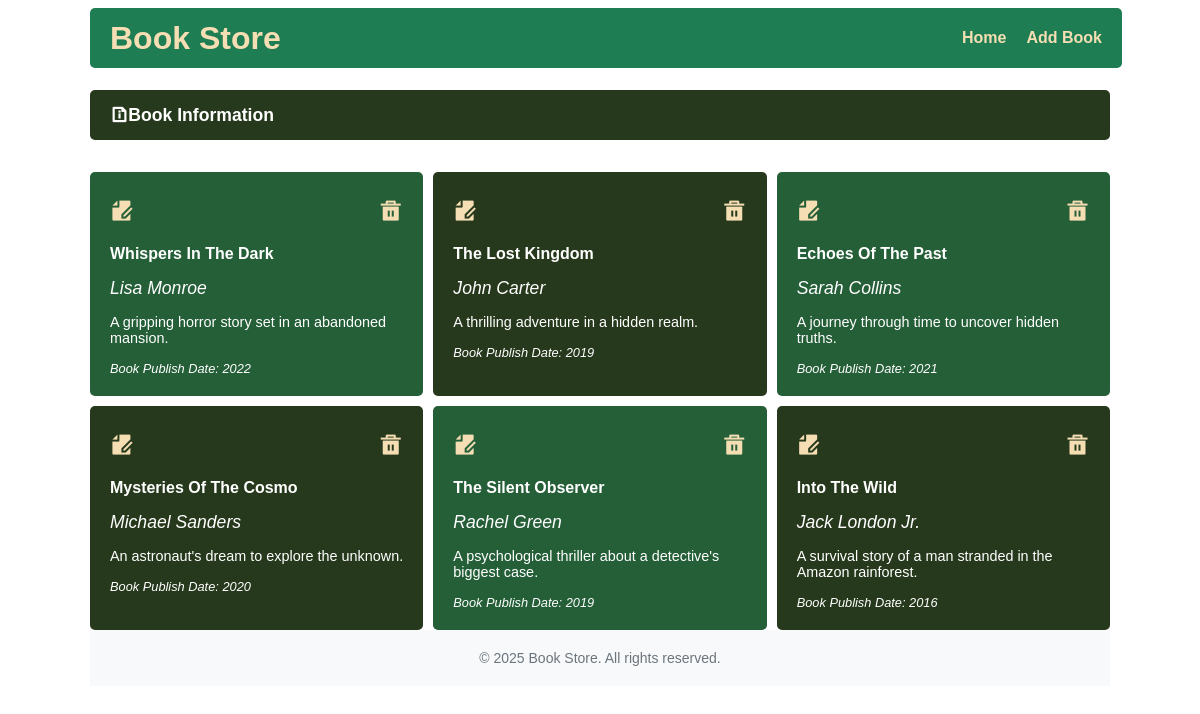
The app's page /, older data.
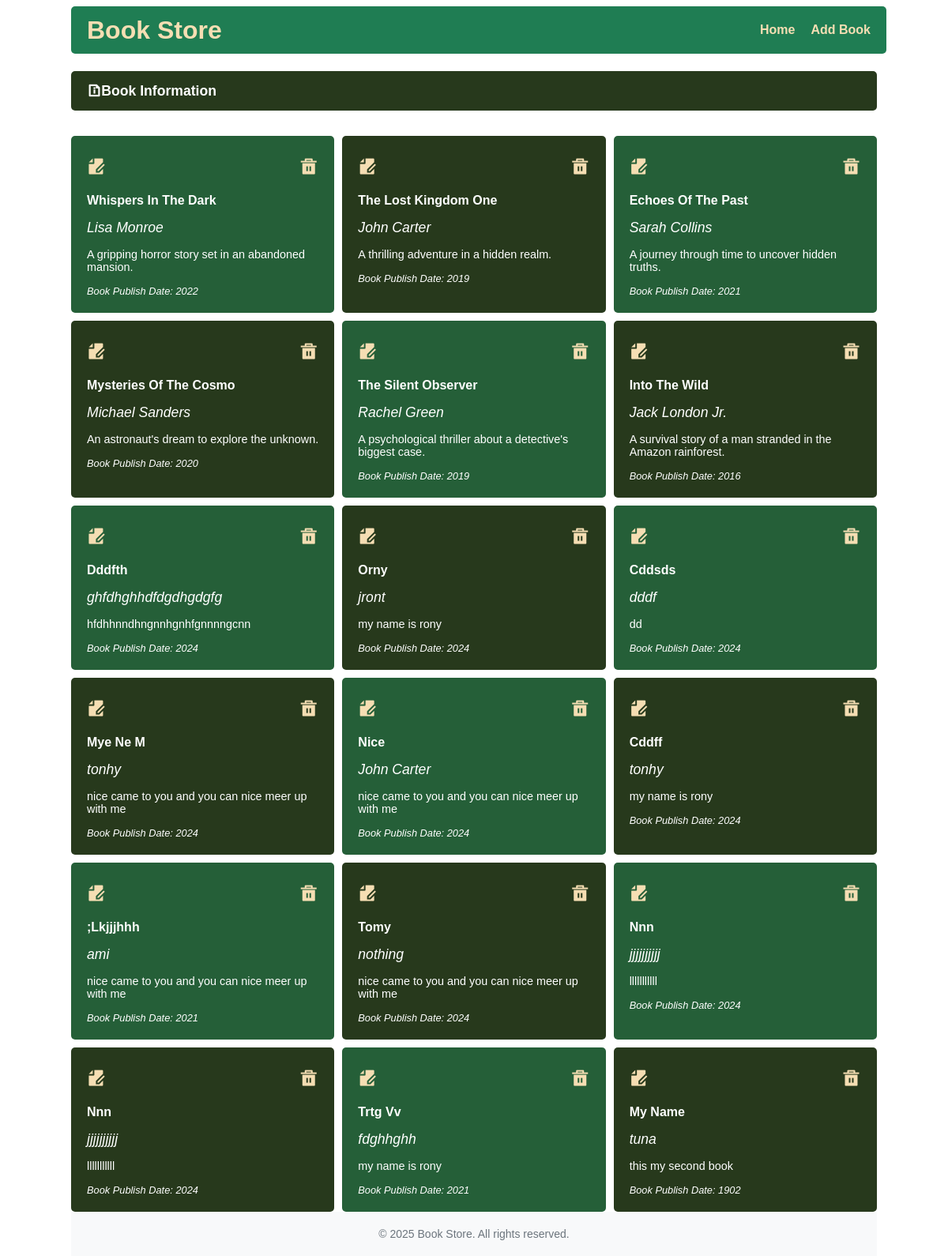
The same page, newer data.
### book/models.py (models this page shows, shortened)
class Book(models.Model):
    title = models.CharField(max_length=100)
    author = models.CharField(max_length=100)
    description = models.TextField()
    published_year = models.PositiveIntegerField()

### book/views.py (the view)
# urls.py: path('', views.homepage, name = 'homepage'),
def homepage(request):
    books = Book.objects.all()
    return render (request, 'homepage.html', {'books': books})

### templates/homepage.html (shortened to what this page needs)
<!DOCTYPE html>
<html lang="en">
<head>
    {% load static %}
    <link
    href="https://cdn.jsdelivr.net/npm/remixicon@4.5.0/fonts/remixicon.css"
    rel="stylesheet"
/>
<link rel="stylesheet" href="https://cdnjs.cloudflare.com/ajax/libs/remixicon/3.5.0/remixicon.css">
<link rel="stylesheet" href="{% static 'css/homepage.css' %}">
</head>
<body>
    <div class="main_section">
        <div class="nav">
            <div class="logo">
                <a href='/'>
                <span>
                    Book Store
                </span>
            </a>
            </div>
            <div class="ul">
                <a href="/">
                <li class="li">Home</li>
                </a>
                <a href="{% url 'add_book' %}">
                    <li class="li">Add Book</li>
                </a>
            </div>
        </div>
        <div class="book_info">
            <i class="ri-file-info-line"></i>
            <span>
                Book Information
            </span>
        </div>
        <div class="card_section">
            {% for book in books %}
                <div class="card">
                    <div class="edit_delete">
                        <a href='{% url 'update_book' pk=book.pk %}'>
                            <i class="ri-file-edit-fill icon-one"></i>
                        </a>
                        <a href='{% url 'delete_book' pk=book.pk %}'>
                            <i class="ri-delete-bin-5-fill icon-two"></i>
                        </a>
                    </div>
                    <p class="title">
                        {{ book.title|title }}
                    </p>
                    <p class="author_name">
                        {{ book.author }}
                    </p>
                    <p class="description">
                        {{ book.description }}
                    </p>
                    <p class="published_year">
                    Book Publish Date: <span class="year">
                        {{ book.published_year }}
                    </span>
                    </p>
                </div>
            {% endfor %}
        </div>
        <footer class="footer">
            <div class="footer-content">
                <p>&copy; 2025 Book Store. All rights reserved.</p>
            </div>
        </footer>
    </div>
</body>
</html>

Row changes from the older to the newer data that the page shows:
changed Book "A thrilling adventure in a hidden realm.": title "The Lost Kingdom" → "The Lost Kingdom One"
added Book: title "Dddfth", author "ghfdhghhdfdgdhgdgfg", description "hfdhhnndhngnnhgnhfgnnnngcnn", published_year "2024"
added Book: title "Orny", author "jront", description "my name is rony", published_year "2024"
added Book: title "Cddsds", author "dddf", description "dd", published_year "2024"
added Book: title "Mye Ne M", author "tonhy", description "nice came to you and you can nice meer up with me", published_year "2024"
added Book: title "Nice", author "John Carter", description "nice came to you and you can nice meer up with me", published_year "2024"
added Book: title "Cddff", author "tonhy", description "my name is rony", published_year "2024"
added Book: title ";Lkjjjhhh", author "ami", description "nice came to you and you can nice meer up with me", published_year "2021"
added Book: title "Tomy", author "nothing", description "nice came to you and you can nice meer up with me", published_year "2024"
added Book: title "Nnn", author "jjjjjjjjjj", description "lllllllllll", published_year "2024"
added Book: title "Nnn", author "jjjjjjjjjj", description "lllllllllll", published_year "2024"
added Book: title "Trtg Vv", author "fdghhghh", description "my name is rony", published_year "2021"
added Book: title "My Name", author "tuna", description "this my second book", published_year "1902"
